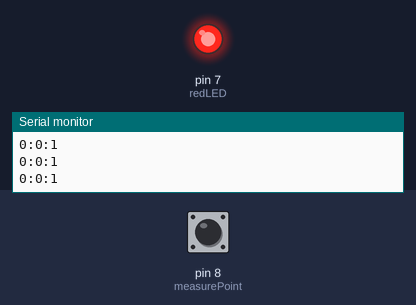
Bench run of a sketch on a simulated Arduino Uno, built with avr-gcc and run on an emulated ATmega328P. On the bench: output pins drawn as LEDs (lit = HIGH), the last lines printed to the serial monitor. The inputs (shaded band) are chosen by the test bench; at power-on: pin 8 (measurePoint) LOW.

Above: at 1.2 s.
1.3 s: pin 8 (measurePoint) pulsed HIGH 5 times (0.12 s each, 0.3 s apart)
At 3.3 s:
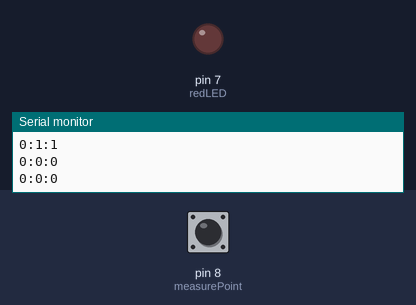
Timing chart, 0 to 4.8 s (numbered marks = the images above; inputs shaded):
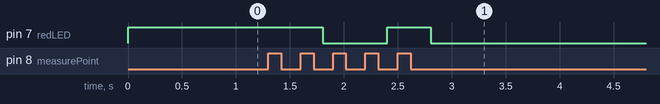

Measured:
- after the input at 1.3 s, pin 7 (redLED): HIGH → LOW after 0.50 s, → HIGH 0.60 s later, → LOW 0.40 s later

The sketch:

ToggleLED.ino
```cpp
int measurePoint = 8;
int redLED = 7;
int readVal;
int oldBtn = 1;
int newBtn;
int ledState = 0;

void setup() {
  pinMode(measurePoint, INPUT);
  pinMode(redLED, OUTPUT);
  Serial.begin(9600);
}

void loop() {
  readVal = digitalRead(measurePoint);
  newBtn = readVal;
  Serial.print(readVal);
  Serial.print(":");
  Serial.print(oldBtn);
  Serial.print(":");
  Serial.println(ledState);
  if (oldBtn == 1 && newBtn == 0) {
    if (ledState == 0) {
      digitalWrite(redLED, HIGH);
      ledState = 1;
    } else {
      digitalWrite(redLED, LOW);
      ledState = 0;
    }
  }
  oldBtn = newBtn;


  delay(200);
}
```
